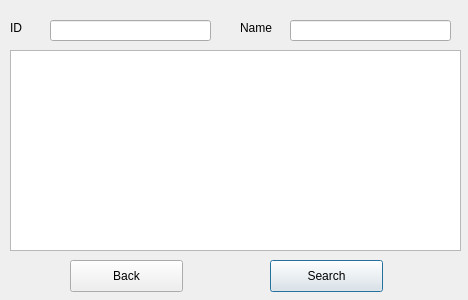
<?xml version="1.0" encoding="UTF-8"?>
<ui version="4.0">
 <class>Search</class>
 <widget class="QDialog" name="Search">
  <property name="geometry">
   <rect>
    <x>0</x>
    <y>0</y>
    <width>468</width>
    <height>300</height>
   </rect>
  </property>
  <property name="windowTitle">
   <string>Search</string>
  </property>
  <widget class="QLabel" name="label">
   <property name="geometry">
    <rect>
     <x>10</x>
     <y>20</y>
     <width>31</width>
     <height>16</height>
    </rect>
   </property>
   <property name="text">
    <string>ID</string>
   </property>
  </widget>
  <widget class="QLabel" name="label_2">
   <property name="geometry">
    <rect>
     <x>240</x>
     <y>20</y>
     <width>59</width>
     <height>16</height>
    </rect>
   </property>
   <property name="text">
    <string>Name</string>
   </property>
  </widget>
  <widget class="QLineEdit" name="Id">
   <property name="geometry">
    <rect>
     <x>50</x>
     <y>20</y>
     <width>161</width>
     <height>21</height>
    </rect>
   </property>
  </widget>
  <widget class="QLineEdit" name="Name">
   <property name="geometry">
    <rect>
     <x>290</x>
     <y>20</y>
     <width>161</width>
     <height>21</height>
    </rect>
   </property>
  </widget>
  <widget class="QPushButton" name="Back">
   <property name="geometry">
    <rect>
     <x>70</x>
     <y>260</y>
     <width>113</width>
     <height>32</height>
    </rect>
   </property>
   <property name="text">
    <string>Back</string>
   </property>
  </widget>
  <widget class="QPushButton" name="Src">
   <property name="geometry">
    <rect>
     <x>270</x>
     <y>260</y>
     <width>113</width>
     <height>32</height>
    </rect>
   </property>
   <property name="text">
    <string>Search</string>
   </property>
   <property name="default">
    <bool>true</bool>
   </property>
  </widget>
  <widget class="QTableWidget" name="Table">
   <property name="geometry">
    <rect>
     <x>10</x>
     <y>50</y>
     <width>451</width>
     <height>201</height>
    </rect>
   </property>
  </widget>
 </widget>
 <tabstops>
  <tabstop>Id</tabstop>
  <tabstop>Name</tabstop>
  <tabstop>Src</tabstop>
  <tabstop>Back</tabstop>
 </tabstops>
 <resources/>
 <connections/>
</ui>
